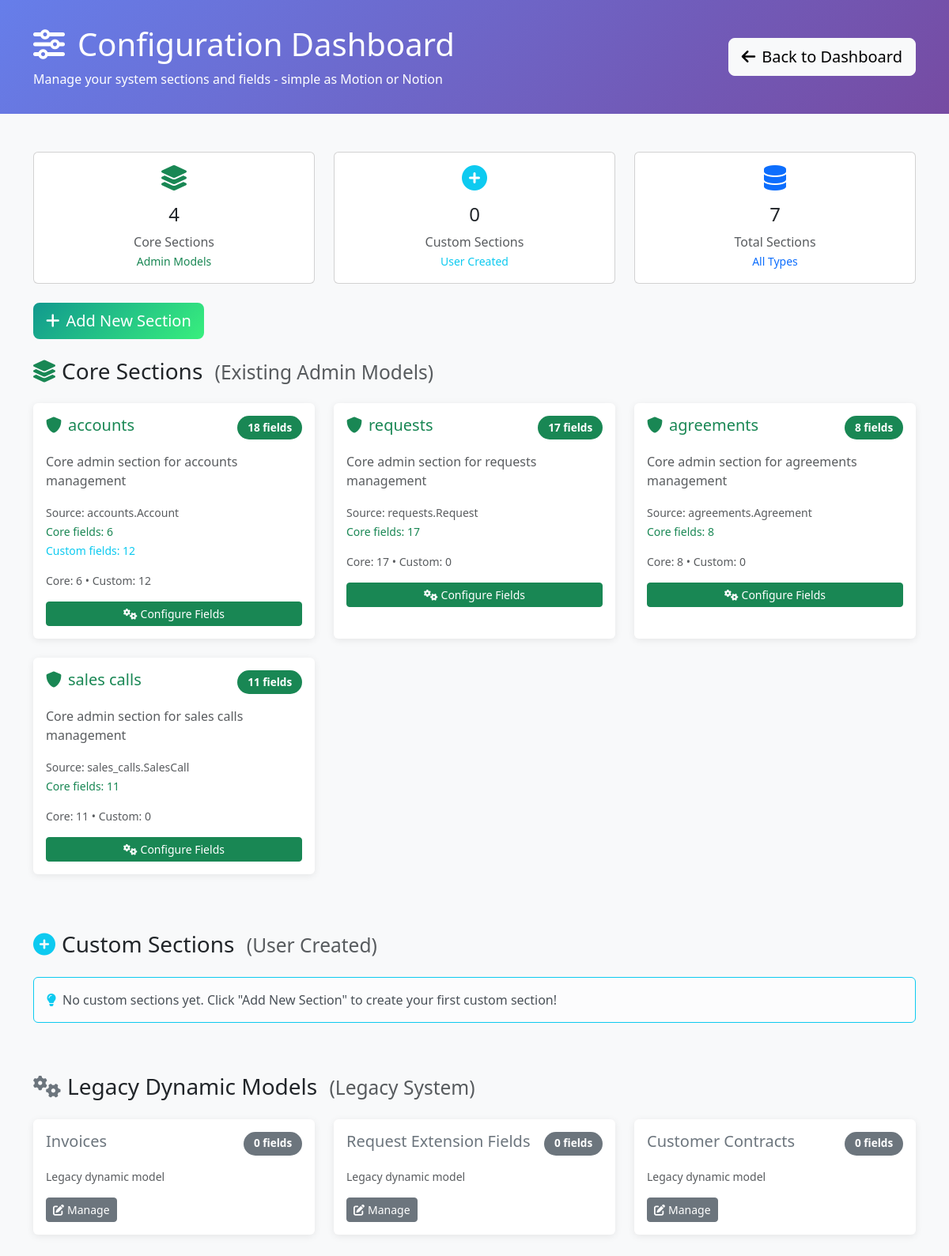
The app's page /configuration/ (signed in) with its own data.
### requests/models.py (models this page shows, shortened)
class DynamicSection(models.Model):
    name = models.CharField(max_length=255, unique=True, help_text="Internal section name")
    display_name = models.CharField(max_length=255, help_text="Display name shown to users")
    description = models.TextField(blank=True, help_text="Description of this section's purpose")
    order = models.IntegerField(default=100, help_text="Display order")
    is_core_section = models.BooleanField(default=False, help_text="True if this represents an existing admin model")
    source_model = models.CharField(max_length=255, blank=True, help_text="Full model name (e.g. 'accounts.Account') for core sections")
    created_at = models.DateTimeField(auto_now_add=True)
    updated_at = models.DateTimeField(auto_now=True)
    class Meta:
        verbose_name = "Dynamic Section"
        verbose_name_plural = "Dynamic Sections"
        ordering = ['is_core_section', 'order', 'name']

class DynamicModel(models.Model):
    name = models.CharField(max_length=100, unique=True, help_text="Model name (e.g., 'Invoice')")
    app_label = models.CharField(max_length=100, default='requests', help_text="Django app where model belongs")
    table_name = models.CharField(max_length=100, unique=True, help_text="Database table name")
    display_name = models.CharField(max_length=100, help_text="Human-readable name for admin")
    description = models.TextField(blank=True, help_text="Description of this model's purpose")
    ordering_fields = models.JSONField(default=list, help_text="Fields to use for default ordering")
    is_active = models.BooleanField(default=True, help_text="Whether this model is active in the system")
    created_at = models.DateTimeField(auto_now_add=True)
    updated_at = models.DateTimeField(auto_now=True)
    class Meta:
        verbose_name = "Dynamic Model"
        verbose_name_plural = "Dynamic Models"
        ordering = ['name']

### requests/configuration_views.py (the view, shortened to what this page needs)
# urls.py: path('', configuration_views.configuration_dashboard, name='dashboard'),
@staff_member_required
def configuration_dashboard(request):
    from requests.services.admin_model_detector import AdminModelDetector
    from requests.models import DynamicSection
    detector = AdminModelDetector()
    detector.sync_core_sections()
    core_sections = []
    for section in DynamicSection.objects.filter(is_core_section=True).order_by('order', 'name'):
        core_fields = section.fields.filter(is_core_field=True)
        custom_fields = section.fields.filter(is_core_field=False)
        core_sections.append({
            'id': section.id,
            'name': section.name,
            'display_name': section.display_name,
            'description': section.description,
            'source_model': section.source_model,
            'core_field_count': core_fields.count(),
            'custom_field_count': custom_fields.count(),
            'total_fields': section.fields.count(),
            'is_core': True,
            'admin_url': f'/admin/{section.source_model.lower().replace(".", "/")}/' if section.source_model else None
        })
    custom_sections = []
    dynamic_models = []
    for dm in DynamicModel.objects.filter(is_active=True):
        field_count = dm.fields.filter(is_active=True).count()
        dynamic_models.append({
            'id': dm.id,
            'name': f"{dm.app_label}.{dm.name}",
            'display_name': dm.display_name,
            'field_count': field_count,
            'is_core': False,
            'model': dm
        })
    context = {
        'core_sections': core_sections,
        'custom_sections': custom_sections,
        'dynamic_models': dynamic_models,  # Legacy support
        'total_core_sections': len(core_sections),
        'total_custom_sections': len(custom_sections),
        'total_sections': len(core_sections) + len(custom_sections) + len(dynamic_models)
    }
    return render(request, 'configuration/dashboard.html', context)

### requests/services/admin_model_detector.py (called while the page is built)
    def _is_core_model(self, full_name: str) -> bool:
        return full_name in self.core_models

    def _map_django_field_to_config_type(self, field) -> str:
        field_type_map = {
            'CharField': 'CharField',
            'TextField': 'TextField',
            'IntegerField': 'IntegerField',
            'FloatField': 'FloatField',
            'DecimalField': 'DecimalField',
            'BooleanField': 'BooleanField',
            'DateField': 'DateField',
            'DateTimeField': 'DateTimeField',
            'EmailField': 'EmailField',
            'URLField': 'URLField',
            'FileField': 'FileField',
            'ImageField': 'ImageField',
            'ForeignKey': 'ForeignKey',
            'PositiveIntegerField': 'IntegerField',
        }
        field_type = type(field).__name__
        return field_type_map.get(field_type, 'CharField')  # Default to CharField

    def _extract_choices(self, field) -> str:
        if hasattr(field, 'choices') and field.choices:
            choices_dict = {str(choice[0]): choice[1] for choice in field.choices}
            return json.dumps(choices_dict)
        return '{}'

    def _extract_admin_config(self, admin_class) -> Dict[str, Any]:
        return {
            'list_display': getattr(admin_class, 'list_display', []),
            'list_filter': getattr(admin_class, 'list_filter', []),
            'search_fields': getattr(admin_class, 'search_fields', []),
            'readonly_fields': getattr(admin_class, 'readonly_fields', []),
            'fieldsets': getattr(admin_class, 'fieldsets', None),
            'has_config_methods': self._check_config_methods(admin_class)
        }

    def _check_config_methods(self, admin_class) -> bool:
        config_methods = [
            'get_config_form_type',
            'get_original_fieldsets',
            'get_conditional_fieldsets'
        ]
        return any(hasattr(admin_class, method) for method in config_methods)

### requests/templates/configuration/dashboard.html (shortened to what this page needs)
<!DOCTYPE html>
<html lang="en">
<head>
    <link href="https://cdn.jsdelivr.net/npm/bootstrap@5.3.0/dist/css/bootstrap.min.css" rel="stylesheet">
    <link href="https://cdnjs.cloudflare.com/ajax/libs/font-awesome/6.0.0/css/all.min.css" rel="stylesheet">
</head>
<body class="bg-light">
    <div class="config-header">
        <div class="container">
            <div class="row align-items-center">
                <div class="col-md-8">
                    <h1 class="mb-2">
                        <i class="fas fa-sliders-h me-3"></i>Configuration Dashboard
                    </h1>
                    <p class="mb-0 opacity-90">
                        Manage your system sections and fields - simple as Motion or Notion
                    </p>
                </div>
                <div class="col-md-4 text-end">
                    <a href="{% url 'dashboard' %}" class="btn btn-light btn-lg">
                        <i class="fas fa-arrow-left me-2"></i>Back to Dashboard
                    </a>
                </div>
            </div>
        </div>
    </div>
    <div class="container my-5">
        <div class="row mb-4">
            <div class="col-md-4">
                <div class="card text-center">
                    <div class="card-body">
                        <i class="fas fa-layer-group fa-2x text-success mb-3"></i>
                        <h4>{{ total_core_sections|default:0 }}</h4>
                        <p class="text-muted mb-0">Core Sections</p>
                        <small class="text-success">Admin Models</small>
                    </div>
                </div>
            </div>
            <div class="col-md-4">
                <div class="card text-center">
                    <div class="card-body">
                        <i class="fas fa-plus-circle fa-2x text-info mb-3"></i>
                        <h4>{{ total_custom_sections|default:0 }}</h4>
                        <p class="text-muted mb-0">Custom Sections</p>
                        <small class="text-info">User Created</small>
                    </div>
                </div>
            </div>
            <div class="col-md-4">
                <div class="card text-center">
                    <div class="card-body">
                        <i class="fas fa-database fa-2x text-primary mb-3"></i>
                        <h4>{{ total_sections|default:0 }}</h4>
                        <p class="text-muted mb-0">Total Sections</p>
                        <small class="text-primary">All Types</small>
                    </div>
                </div>
            </div>
        </div>
        <div class="row mb-4">
            <div class="col-12">
                <div class="d-flex action-buttons">
                    <button class="btn btn-create btn-lg" onclick="createNewSection()">
                        <i class="fas fa-plus me-2"></i>Add New Section
                    </button>
                </div>
            </div>
        </div>
        <div class="row">
            <div class="col-12">
                <h3 class="mb-4">
                    <i class="fas fa-layer-group me-2 text-success"></i>Core Sections
                    <small class="text-muted ms-2">(Existing Admin Models)</small>
                </h3>
                <div class="row">
                    {% for section in core_sections %}
                    <div class="col-lg-6 col-xl-4 mb-4">
                        <div class="card section-card h-100 border-success">
                            <div class="card-body">
                                <div class="d-flex justify-content-between align-items-start mb-3">
                                    <h5 class="card-title mb-0 text-success">
                                        <i class="fas fa-shield-alt me-2"></i>{{ section.display_name }}
                                    </h5>
                                    <span class="field-count bg-success text-white">
                                        {{ section.total_fields }} fields
                                    </span>
                                </div>
                                <p class="card-text text-muted mb-3">{{ section.description }}</p>
                                <div class="mb-3">
                                    <small class="text-muted">Source: {{ section.source_model }}</small><br>
                                    <small class="text-success">Core fields: {{ section.core_field_count }}</small>
                                    {% if section.custom_field_count %}
                                    <br><small class="text-info">Custom fields: {{ section.custom_field_count }}</small>
                                    {% endif %}
                                </div>
                                <p class="text-muted small mb-3">
                                    Core: {{ section.core_field_count }} • Custom: {{ section.custom_field_count }}
                                </p>
                                <div class="d-flex gap-2">
                                    <a href="{% url 'configuration:section_fields' section.id %}"
                                       class="btn btn-success btn-sm flex-fill">
                                        <i class="fas fa-cogs me-1"></i>Configure Fields
                                    </a>
                                </div>
                            </div>
                        </div>
                    </div>
                    {% endfor %}
                </div>
            </div>
        </div>
        <div class="row mt-5">
            <div class="col-12">
                <h3 class="mb-4">
                    <i class="fas fa-plus-circle me-2 text-info"></i>Custom Sections
                    <small class="text-muted ms-2">(User Created)</small>
                </h3>
                <div class="row">
                    {% for section in custom_sections %}
                    <div class="col-lg-6 col-xl-4 mb-4">
                        <div class="card section-card h-100 border-info">
                            <div class="card-body">
                                <div class="d-flex justify-content-between align-items-start mb-3">
                                    <h5 class="card-title mb-0 text-info">
                                        <i class="fas fa-user-cog me-2"></i>{{ section.display_name }}
                                    </h5>
                                    <span class="field-count bg-info text-white">
                                        {{ section.total_fields }} fields
                                    </span>
                                </div>
                                <p class="card-text text-muted mb-3">{{ section.description|default:"Custom section created by user" }}</p>
                                <div class="d-flex gap-2">
                                    <a href="{% url 'configuration:section_fields' section.id %}"
                                       class="btn btn-info btn-sm">
                                        <i class="fas fa-edit me-1"></i>Edit Fields
                                    </a>
                                    <button class="btn btn-outline-danger btn-sm"
                                            onclick="deleteSection({{ section.id }}, '{{ section.display_name }}')">
                                        <i class="fas fa-trash me-1"></i>Delete
                                    </button>
                                </div>
                            </div>
                        </div>
                    </div>
                    {% empty %}
                    <div class="col-12">
                        <div class="alert alert-light border-info">
                            <i class="fas fa-lightbulb me-2 text-info"></i>No custom sections yet. Click "Add New Section" to create your first custom section!
                        </div>
                    </div>
                    {% endfor %}
                </div>
            </div>
        </div>
        {% if dynamic_models %}
        <div class="row mt-5">
            <div class="col-12">
                <h3 class="mb-4">
                    <i class="fas fa-cogs me-2 text-secondary"></i>Legacy Dynamic Models
                    <small class="text-muted ms-2">(Legacy System)</small>
                </h3>
                <div class="row">
                    {% for model in dynamic_models %}
                    <div class="col-lg-6 col-xl-4 mb-4">
                        <div class="card section-card h-100 border-secondary">
                            <div class="card-body">
                                <div class="d-flex justify-content-between align-items-start mb-3">
                                    <h5 class="card-title mb-0 text-secondary">{{ model.display_name }}</h5>
                                    <span class="field-count bg-secondary text-white">
                                        {{ model.field_count }} fields
                                    </span>
                                </div>
                                <p class="text-muted small mb-3">Legacy dynamic model</p>
                                <div class="d-flex gap-2">
                                    <a href="{% url 'configuration:section_fields' model.id %}?dynamic=true"
                                       class="btn btn-secondary btn-sm">
                                        <i class="fas fa-edit me-1"></i>Manage
                                    </a>
                                </div>
                            </div>
                        </div>
                    </div>
                    {% endfor %}
                </div>
            </div>
        </div>
        {% endif %}
    </div>
</body>
</html>

### requests/templates/configuration/dashboard.html (style rules this page uses)
.config-header { background: linear-gradient(135deg, #667eea 0%, #764ba2 100%); color: white; padding: 2rem 0; }
.section-card { transition: all 0.3s ease; border: none; box-shadow: 0 2px 10px rgba(0,0,0,0.08); }
.field-count { background: #f8f9fa; border-radius: 20px; padding: 0.3rem 0.8rem; font-size: 0.85rem; font-weight: 600; }
.action-buttons { gap: 0.5rem; }
.btn-create { background: linear-gradient(135deg, #11998e 0%, #38ef7d 100%); border: none; color: white; }

### records on screen
DynamicSection: display_name "accounts", description "Core admin section for accounts management", source_model "accounts.Account"
DynamicSection: display_name "requests", description "Core admin section for requests management", source_model "requests.Request"
DynamicSection: display_name "agreements", description "Core admin section for agreements management", source_model "agreements.Agreement"
DynamicSection: display_name "sales calls", description "Core admin section for sales calls management", source_model "sales_calls.SalesCall"
DynamicModel: display_name "Invoices", field_count "0"
DynamicModel: display_name "Request Extension Fields", field_count "0"
DynamicModel: display_name "Customer Contracts", field_count "0"

### other values on screen
{{ total_core_sections|default:0 }} "4"
{{ total_custom_sections|default:0 }} "0"
{{ total_sections|default:0 }} "7"
{{ section.total_fields }} "18" "17" "8" "11"
{{ section.core_field_count }} "6" "17" "8" "11"
{{ section.custom_field_count }} "12"
{{ section.custom_field_count }} "12" "0" "0" "0"
